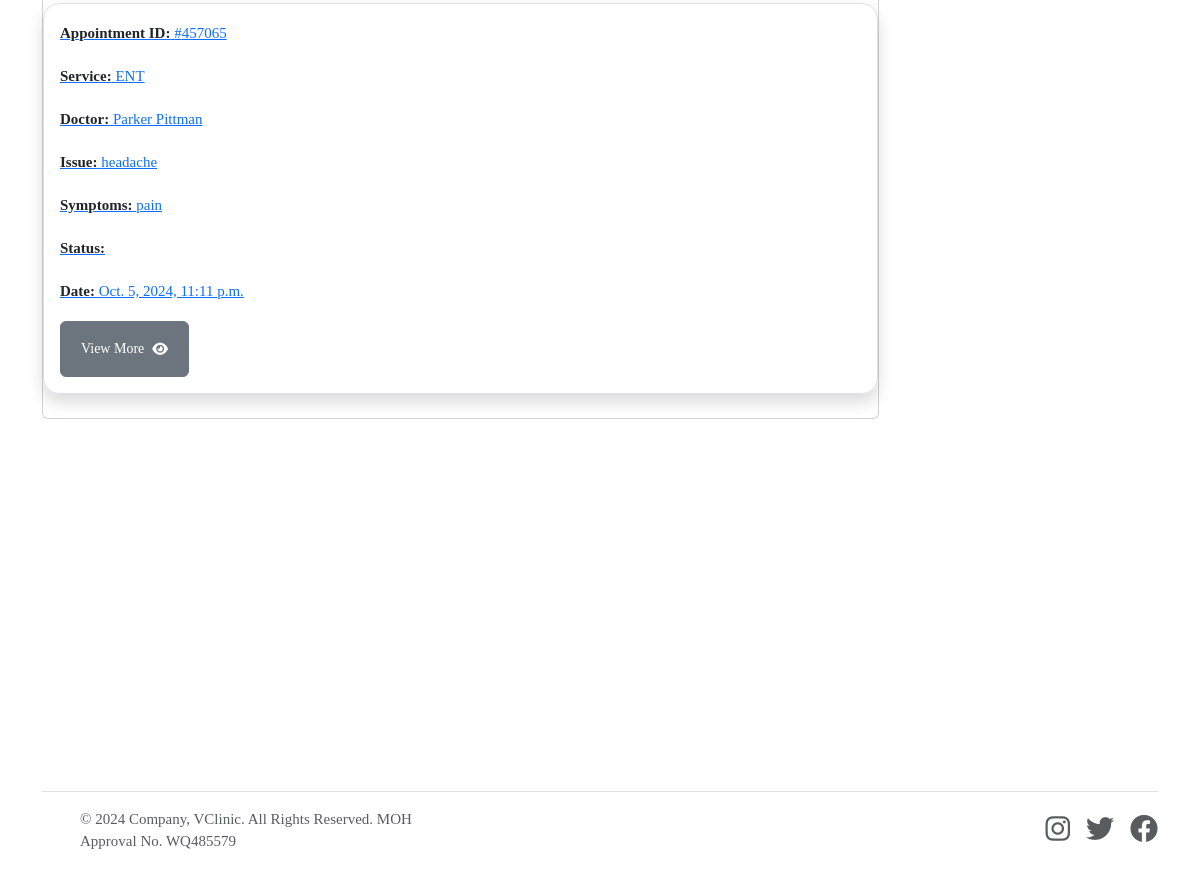
The app's page /patient/appointments (signed in, lower part), older data.
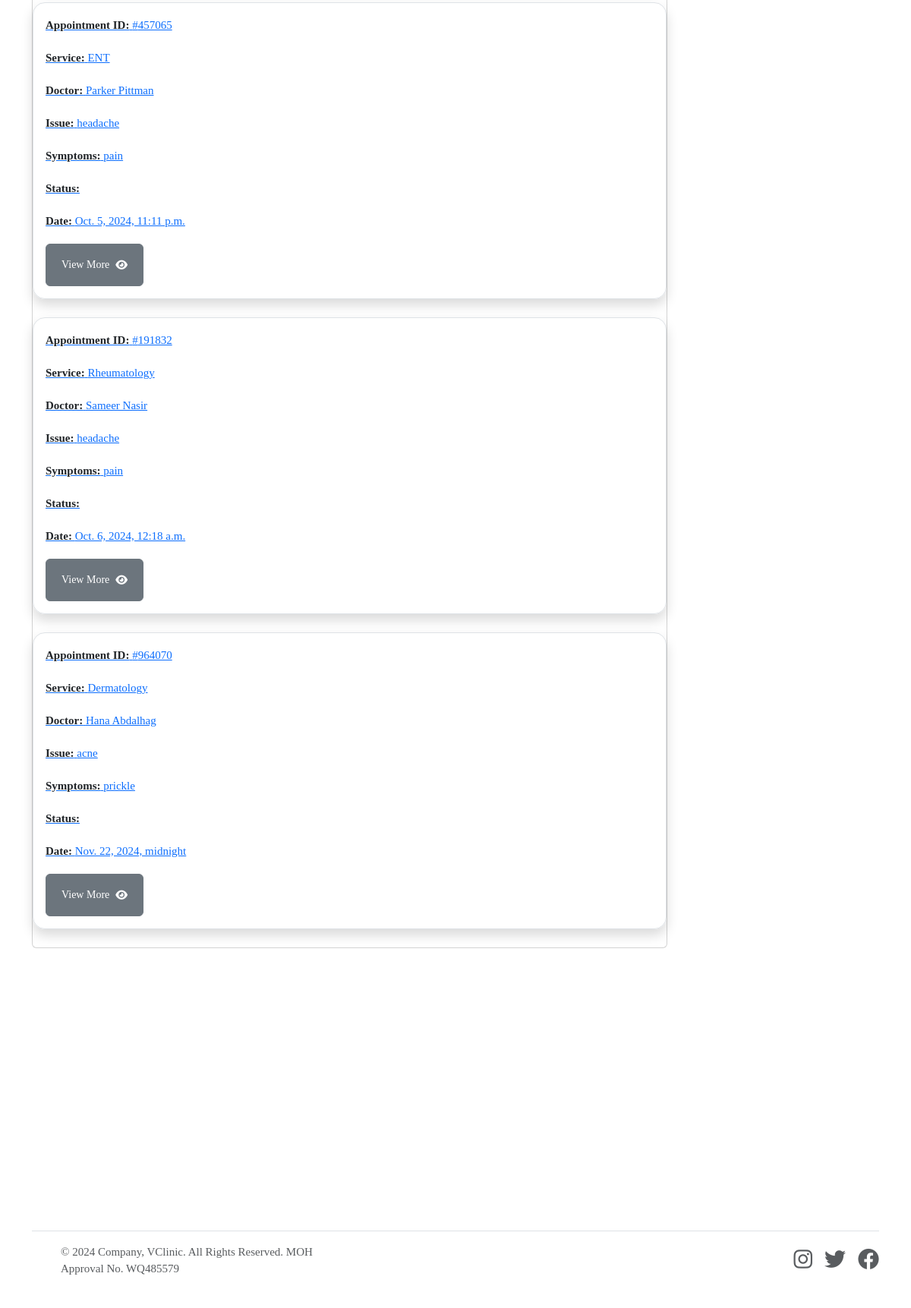
The same page, newer data.
### mainapp/models.py (models this page shows, shortened)
class Appointment(models.Model):
    STATUS = [
        ('Scheduled', 'Scheduled'),
        ('Completed', 'Completed'),
        ('Pending', 'Pending'),
        ('Cancelled', 'Cancelled')
    ]
    service = models.ForeignKey(Service, on_delete=models.SET_NULL, null=True, blank=True, related_name='service_appointments')
    doctor = models.ForeignKey(doctor_models.Doctor, on_delete=models.SET_NULL, null=True, blank=True, related_name='doctor_appointments')
    patient = models.ForeignKey(patient_models.Patient, on_delete=models.SET_NULL, null=True, blank=True, related_name='appointments_patient')
    appointment_date = models.DateTimeField(null=True, blank=True)
    issues = models.TextField(blank=True, null=True)
    symptoms = models.TextField(blank=True, null=True)
    appointment_id = ShortUUIDField(length=6, max_length=10, alphabet="1234567890")
    appointment_status = models.CharField(max_length=120, choices=STATUS, default='Pending')

class Service(models.Model):
    image = models.FileField(upload_to="images", null=True, blank=True)
    name = models.CharField(max_length=255)         # name of clinical specialitis
    description = models.TextField(blank=True, null=True)       # description of clinical specialitis
    cost = models.DecimalField(max_digits=10, decimal_places=2)         # How mush the clinical specialitis cost
    available_doctors = models.ManyToManyField(doctor_models.Doctor, blank=True)        #every clinical specialitis have many doctors

### doctorapp/models.py (models this page shows, shortened)
class Doctor(models.Model):         #create a new model from scratch
    user = models.OneToOneField(userauth_models.User, on_delete=models.CASCADE)  #when we delete this user , we delete doctor, there should be only one doctor that has one user model
    image = models.FileField(upload_to='images', default='images/doctor-default.png', blank=True, null=True)
    full_name = models.CharField(max_length=100, blank=True, null=True)
    mobile = models.CharField(max_length=15, blank=True, null=True)
    country = models.CharField(max_length=100, null=True, blank=True)
    bio = models.CharField(max_length=100, null=True, blank=True)
    specializations = models.CharField(max_length=100, null=True, blank=True)
    qualifications = models.CharField(max_length=100, null=True, blank=True)
    years_of_experience = models.CharField(max_length=100, null=True, blank=True)
    next_available_appointment_date = models.DateTimeField(default=timezone.now, null=True, blank=True)

### patientapp/views.py (the view)
# urls.py: path("appointments", views.appointments, name="appointments"),
@login_required
def appointments(request):
    patient = patient_models.Patient.objects.get(user=request.user)
    appointments = base_models.Appointment.objects.filter(patient=patient)
    context = {
        "appointments": appointments,
    }
    return render(request, "patientapp/appointments.html", context)

### templates/patientapp/appointments.html (shortened to what this page needs)
{% extends 'partials/base.html' %} {% block content %}
<section class="pt-5 pb-5">
    <div class="container">
            <div class="col-lg-9 col-md-8 col-12">
                <div class="card mb-4">
                    {% for a in appointments %}
                    <div class="shadow border p-3 mb-4 rounded-4">
                        <a href="{% url 'patientapp:appointment_detail' a.appointment_id %}">
                            <p><span class="fw-semibold text-dark">Appointment ID:</span> #{{a.appointment_id}}</p>
                            <p><span class="fw-semibold text-dark">Service:</span> {{a.service.name}}</p>
                            <p><span class="fw-semibold text-dark">Doctor:</span> {{a.doctor.full_name}}</p>
                            <p><span class="fw-semibold text-dark">Issue:</span> {{a.issues}}</p>
                            <p><span class="fw-semibold text-dark">Symptoms:</span> {{a.symptoms}}</p>
                            <p><span class="fw-semibold text-dark">Status:</span> {{a.status}}</p>
                            <p><span class="fw-semibold text-dark">Date:</span> {{a.appointment_date}}</p>
                            <button class="btn btn-secondary btn-sm">View More <i class="fas fa-eye ms-2"></i></button>
                        </a>
                    </div>
                    {% endfor %}
                </div>
            </div>
        </div>
</section>
{% endblock content %}

Row changes from the older to the newer data that the page shows:
added Appointment: appointment_id "191832", service.name "Rheumatology", doctor.full_name "Sameer Nasir", issues "headache", symptoms "pain", appointment_date "Oct. 6, 2024, 12:18 a.m."
added Appointment: appointment_id "964070", service.name "Dermatology", doctor.full_name "Hana Abdalhag", issues "acne", symptoms "prickle", appointment_date "Nov. 22, 2024, midnight"
